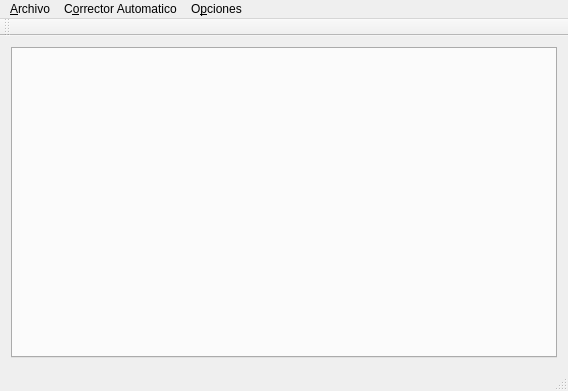
<?xml version="1.0" encoding="UTF-8"?>
<ui version="4.0">
 <class>MainWindow</class>
 <widget class="QMainWindow" name="MainWindow">
  <property name="geometry">
   <rect>
    <x>0</x>
    <y>0</y>
    <width>568</width>
    <height>391</height>
   </rect>
  </property>
  <property name="windowTitle">
   <string>MainWindow</string>
  </property>
  <widget class="QWidget" name="centralWidget">
   <layout class="QGridLayout" name="gridLayout">
    <item row="0" column="0">
     <layout class="QVBoxLayout" name="verticalLayout">
      <item>
       <widget class="QTabWidget" name="tabWidget">
        <property name="currentIndex">
         <number>-1</number>
        </property>
       </widget>
      </item>
     </layout>
    </item>
   </layout>
  </widget>
  <widget class="QMenuBar" name="menuBar">
   <property name="geometry">
    <rect>
     <x>0</x>
     <y>0</y>
     <width>568</width>
     <height>29</height>
    </rect>
   </property>
   <widget class="QMenu" name="menu_Archivo">
    <property name="title">
     <string>&amp;Archivo</string>
    </property>
    <addaction name="action_Nuevo"/>
    <addaction name="actionA_brir"/>
    <addaction name="action_Guardar"/>
    <addaction name="separator"/>
    <addaction name="action_Ejecutar"/>
   </widget>
   <widget class="QMenu" name="menuC_orrector_Automatico">
    <property name="title">
     <string>C&amp;orrector Automatico</string>
    </property>
    <addaction name="action_Mostrar_sobe_el_archivo"/>
   </widget>
   <widget class="QMenu" name="menuO_pciones">
    <property name="title">
     <string>O&amp;pciones</string>
    </property>
    <addaction name="actionCon_vertir_a_HTML"/>
   </widget>
   <addaction name="menu_Archivo"/>
   <addaction name="menuC_orrector_Automatico"/>
   <addaction name="menuO_pciones"/>
  </widget>
  <widget class="QToolBar" name="mainToolBar">
   <attribute name="toolBarArea">
    <enum>TopToolBarArea</enum>
   </attribute>
   <attribute name="toolBarBreak">
    <bool>false</bool>
   </attribute>
  </widget>
  <widget class="QStatusBar" name="statusBar"/>
  <action name="action_Nuevo">
   <property name="text">
    <string>&amp;Nuevo</string>
   </property>
  </action>
  <action name="actionA_brir">
   <property name="text">
    <string>A&amp;brir</string>
   </property>
  </action>
  <action name="action_Guardar">
   <property name="text">
    <string>&amp;Guardar</string>
   </property>
  </action>
  <action name="action_Ejecutar">
   <property name="text">
    <string>&amp;Ejecutar</string>
   </property>
  </action>
  <action name="action_Mostrar_sobe_el_archivo">
   <property name="text">
    <string>&amp;Mostrar sobre el archivo</string>
   </property>
  </action>
  <action name="actionCon_vertir_a_HTML">
   <property name="text">
    <string>Con&amp;vertir a HTML</string>
   </property>
  </action>
 </widget>
 <layoutdefault spacing="6" margin="11"/>
 <resources/>
 <connections/>
</ui>
